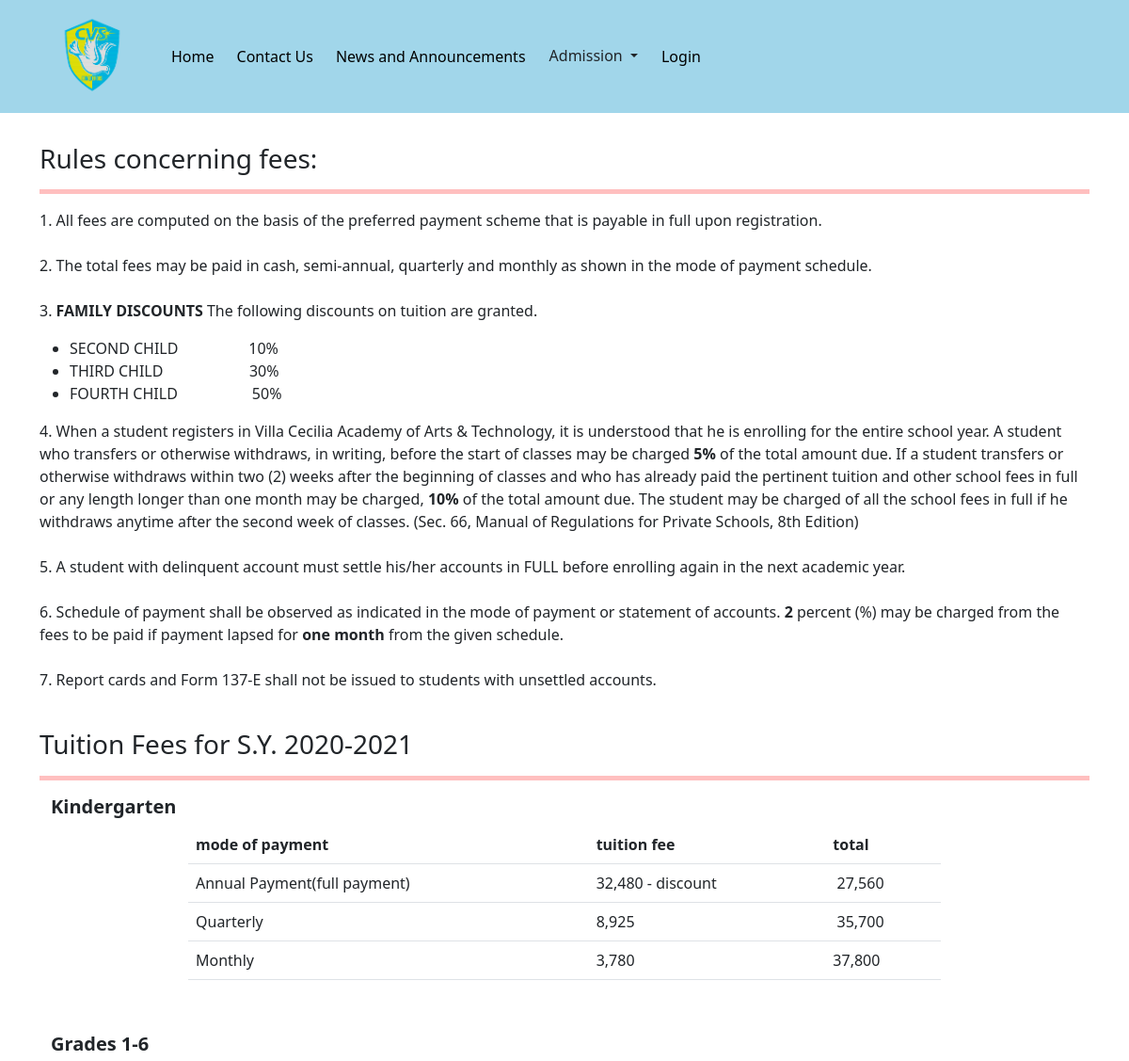
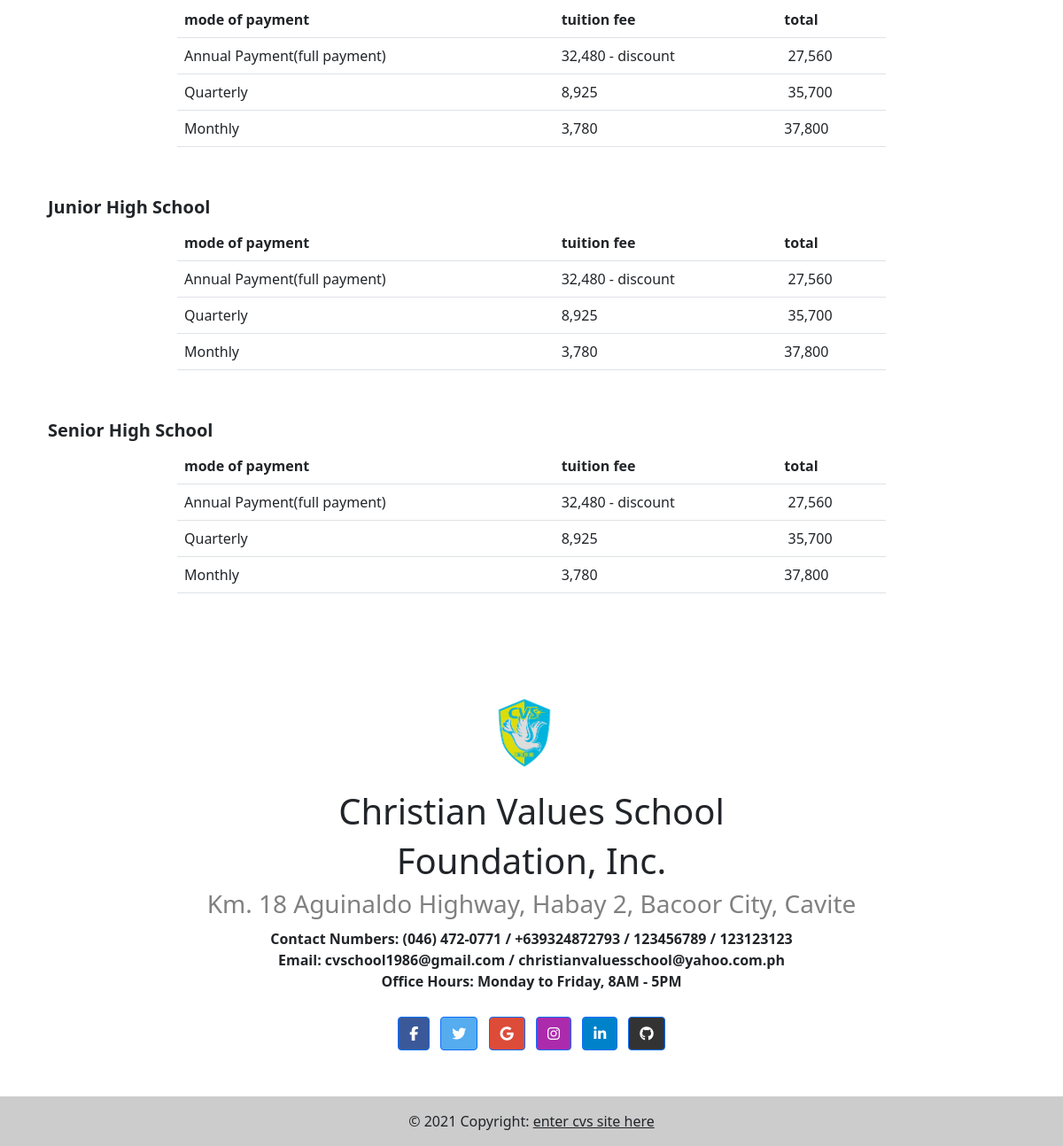
Page /admission/tuition/ on the earlier database version (2 pictures, top to bottom).
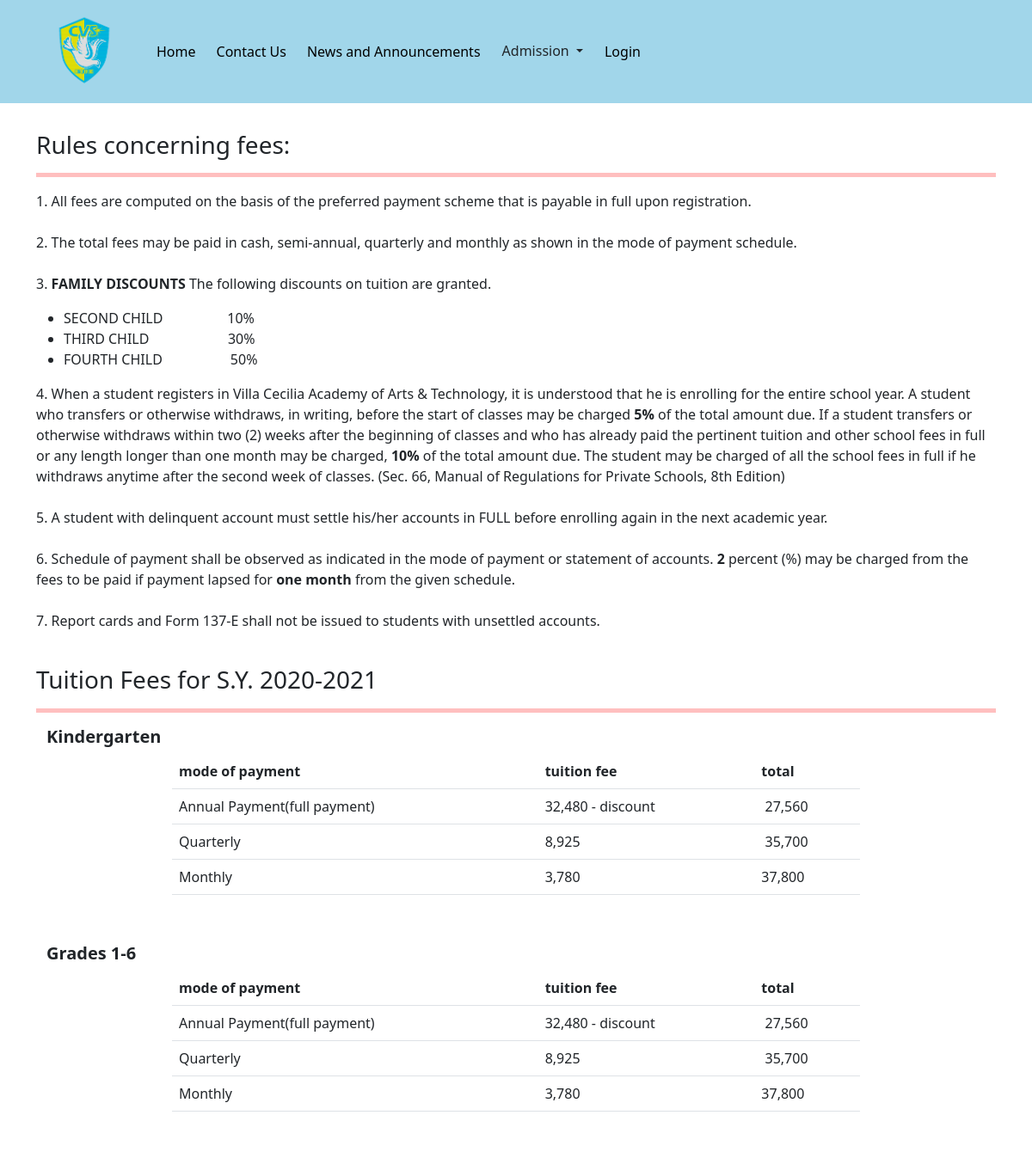
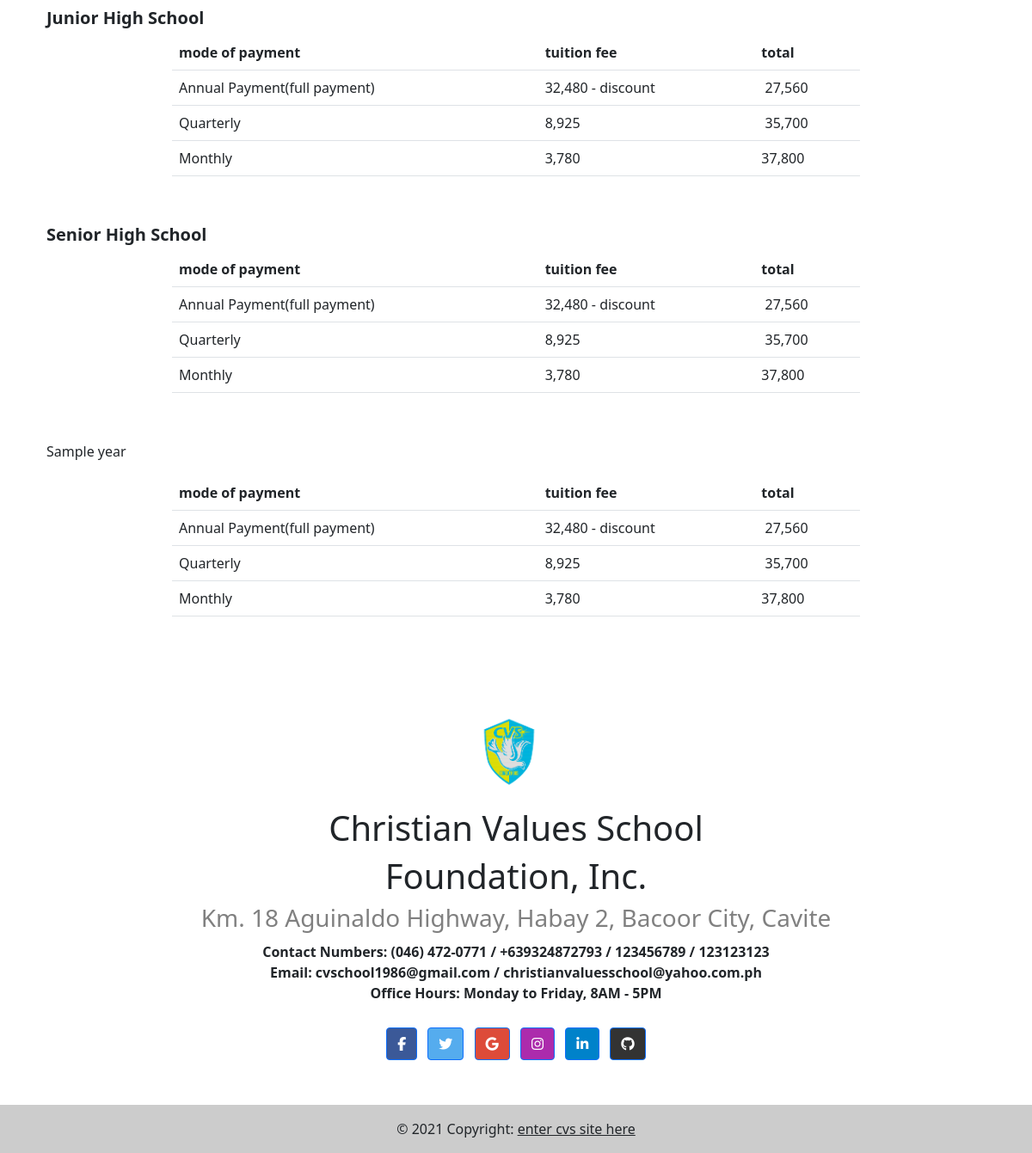
Same page on the later database version (2 pictures, top to bottom).
### cms/models.py (models this page shows, shortened)
class SchoolLogo(models.Model):
    image = models.ImageField(upload_to = UploadToPathAndRename,max_length= 255,)
    class Meta:
        verbose_name_plural = 'School Logo'

class SchoolAddress(models.Model):
    street = models.CharField(max_length= 55)
    town = models.CharField(max_length= 55)
    city = models.CharField(max_length= 55)
    province = models.CharField(max_length= 55)
    class Meta:
        verbose_name_plural = "School Address"

class SchoolContactNumbers(models.Model):
    contact_number = models.CharField(max_length= 15)
    class Meta:
        verbose_name_plural = 'Contact Numbers'

class SchoolEmail(models.Model):
    email = models.EmailField()

class SchoolOfficeHours(models.Model):
    DAY_CHOICES = [
        (1, 'Monday'),
        (2, 'Tuesday'),
        (3, 'Wednesday'),
        (4, 'Thursday'),
        (5, 'Friday'),
        (6, 'Saturday'),
        (7, 'Sunday')
    ]
    HOUR_CHOICES = [
        (1,'6AM'),
        (2,'7AM'),
        (3,'8AM'),
        (4,'9AM'),
        (5,'10AM'),
        (6,'11AM'),
        (7,'12NN'),
        (8,'1PM'),
        (9,'2PM'),
        (10,'3PM'),
        (11,'4PM'),
        (12,'5PM'),
        (13,'6PM'),
        (14,'7PM'),
        (15,'8PM'),
        (16,'9PM'),
    ]
    starting_day = models.PositiveSmallIntegerField(
            choices = DAY_CHOICES,
            default = '1',
        )
    last_day = models.PositiveSmallIntegerField(
            choices = DAY_CHOICES,
            default = '5'
        )
    opening = models.PositiveSmallIntegerField(
            choices = HOUR_CHOICES,
            default = '3',
        )
    closing = models.PositiveSmallIntegerField(
            choices = HOUR_CHOICES,
            default = '12'
        )
    class Meta:
        verbose_name_plural = 'School Office Hours'

### main/models.py (models this page shows, shortened)
class TuitionFees(models.Model):
    rules = RichTextField()
    school_year = models.CharField(max_length=55)
    tuition_content = RichTextField()
    class Meta:
        verbose_name_plural = "Tuition Fees"

### main/views.py (the view)
# urls.py: path('admission/tuition/', main.tuition, name='tuition'),
def tuition(request):
    tuition_fee_objects = TuitionFees.objects.first()
    context = {
        'tuition_fee_objects' : tuition_fee_objects,
    }
    return render(request, 'main/tuition.html', context)

### cms/context_processors.py (called while the page is built)
def add_data_to_base_template(request):
    logo = SchoolLogo.objects.first()
    sitebackground = SiteBackground.objects.first()
    contact_numbers = SchoolContactNumbers.objects.all()
    school_address = SchoolAddress.objects.all()
    school_email = SchoolEmail.objects.all()
    school_office_hours = SchoolOfficeHours.objects.all()
    context = {
        'logo':logo,
        'background': sitebackground,
        'contact_numbers': contact_numbers,
        'school_address': school_address,
        'school_email': school_email,
        'school_office_hours': school_office_hours,
    }
    return context

### templates/main/tuition.html
{% extends 'base.html' %}
{% load static %}
{% block content %}
    <div class="container" style="padding-bottom: 2rem; padding-top: 2rem;">
        <h3>Rules concerning fees:</h3>
        <hr style="height: 5px; background-color: red;">
        {{tuition_fee_objects.rules|safe}}
        <br>
        <h3>Tuition Fees for S.Y. {{tuition_fee_objects.school_year}}</h3>
        <hr style="height: 5px; background-color: red;">
        <div class="container" style="max-width: 100%; overflow-x: scroll;">
            {{tuition_fee_objects.tuition_content|safe}}
        </div>
    </div>
{% endblock content %}

### templates/base.html (shortened to what this page needs)
{% load static %}
<!doctype html>
<html lang="en">
  <head>
    <link href="https://cdn.jsdelivr.net/npm/bootstrap@5.0.0-beta3/dist/css/bootstrap.min.css" rel="stylesheet">
    <link rel="stylesheet" type="text/css" href="{% static './css/navbar.css' %}">
  </head>
  <body>
    {% include 'navbar.html' %}
    {% block content %}
    {% endblock %}
    {% block footer %}
        {% include 'footer.html' %}
    {% endblock footer %}
  </body>
</html>

### templates/navbar.html (shortened to what this page needs)
 {% load static %}
<nav class="navbar navbar-expand-lg navbar-light" id="navbar">
      <div class="container">
        <a class="navbar-brand" href="{% url 'index' %}" id="logo-div"><img src="{{logo.image.url}}" alt="no image provided" style="max-width: 7rem; max-height: 7rem;"></a>
        <div class="collapse navbar-collapse" id="navbarNav">
          <ul class="navbar-nav">
            <li class="nav-item">
              <a class="nav-link" aria-current="page" href="{% url 'index' %}">Home</a>
            </li>
            <li class="nav-item">
              <a class="nav-link" aria-current="page" href="{% url 'index' %}#contactUs" id="contactUsButton">Contact Us</a>
            </li>
            <li class="nav-item">
              <a class="nav-link" aria-current="page" href="{% url 'index' %}#news-and-events" id="eventsButton">News and Announcements</a>
            </li>
            <div class="dropdown">
                <button class="btn dropdown-toggle" type="button" id="dropdownMenuButton2" data-bs-toggle="dropdown" aria-expanded="false">
                    Admission
                </button>
            </div>
            <li class="nav-item">
                {% if not user.is_authenticated %}
              <a class="nav-link" aria-current="page" href="{% url 'login' %}">Login</a>
                {% else %}
                <a class="nav-link" aria-current="page" href="{% url 'logout' %}">Logout</a>
                {% endif %}
            </li>
          </ul>
        </div>
      </div>
</nav>

### templates/footer.html (shortened to what this page needs)
<div style="background-color: white; opacity:1;">
<footer class="text-center ">
  <div class="container p-4">
    <section class="mb-4 footer" id="contactUs" >
      <p>
            <a class="navbar-brand" href="{% url 'index' %}" id="logo-div"><img src="{{logo.image.url}}" alt="no image provided" style="max-width: 7rem; max-height: 7rem;"></a>
            <div style="text-align: center; margin: 10px 0 10px;">
                <h1>Christian Values School </h1><h1> Foundation, Inc. </h1>
                {% for address in school_address %}
                <h3 style="color: grey;">{{address.street}}, {{address.town}}, {{address.city}}, {{address.province}}</h3>
                {% endfor %}
            </div>
            <strong>Contact Numbers:
            {% for number in contact_numbers%}
                {% if not forloop.last %}
                {{number.contact_number}} /
                {% endif %}
                {% if forloop.last %}
                {{number.contact_number}}
                {% endif %}
            {% endfor %}
            <br>
            Email:
            {% for email in school_email%}
                {% if not forloop.last %}
                {{email.email}} /
                {% endif %}
                {% if forloop.last %}
                {{email.email}}
                {% endif %}
            {% endfor %}
            <br>
            Office Hours:
            {% for time in school_office_hours%}
                {% if forloop.last %}
                {{time.get_starting_day_display}} to {{time.get_last_day_display}}, {{time.get_opening_display}} - {{time.get_closing_display}}
                {% endif %}
            {% endfor %}
            </strong>
      </p>
    </section>
    <section class="mb-4">
      <a class="btn btn-primary btn-floating m-1" style="background-color: #3b5998" href="https://www.facebook.com/christianvaluesschool.bacoorcavite" role="button"><i class="fab fa-facebook-f"></i></a>
      <a class="btn btn-primary btn-floating m-1" style="background-color: #55acee" href="#!" role="button"><i class="fab fa-twitter"></i></a>
      <a class="btn btn-primary btn-floating m-1" style="background-color: #dd4b39" href="#!" role="button"><i class="fab fa-google"></i></a>
      <a class="btn btn-primary btn-floating m-1" style="background-color: #ac2bac" href="#!" role="button"><i class="fab fa-instagram"></i></a>
      <a class="btn btn-primary btn-floating m-1" style="background-color: #0082ca" href="#!" role="button"><i class="fab fa-linkedin-in"></i></a>
      <a class="btn btn-primary btn-floating m-1" style="background-color: #333333" href="#!" role="button"><i class="fab fa-github"></i></a>
    </section>
  </div>
  <div class="text-center p-3" style="background-color: rgba(0, 0, 0, 0.2)">
    © 2021 Copyright:
    <a class="text-dark" href="#">enter cvs site here</a>
  </div>
</footer>
</div>

### main/static/css/navbar.css (style rules this page uses)
.navbar { background-color: #a1d6ea; }
.navbar .navbar-brand { color: #000000; }
.navbar .navbar-nav .nav-link { color: #000000; border-radius: .25rem; margin: 0 0.25em; }
.navbar .navbar-collapse, .navbar .navbar-form { border-color: #000000; }

Differences in the rows shown:
changed TuitionFees: tuition_content "…35,700 Monthly 3,780 37,800" → "…35,700 Monthly 3,780 37,800 Sample year mode of payment tuition fee total Annual Payment(full payment) 32,480 - discount 27,560 Quarterly 8,925 35,700 Monthly 3,780 37,800"
